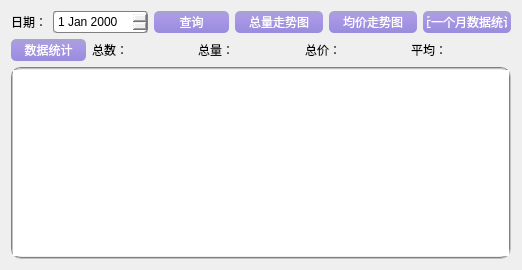
      <widget class="QWidget" name="tab_2">
       <attribute name="title">
        <string>历史</string>
       </attribute>
       <layout class="QVBoxLayout" name="verticalLayout_6">
        <item>
         <layout class="QVBoxLayout" name="verticalLayout_2" stretch="1,1,25">
          <item>
           <layout class="QHBoxLayout" name="horizontalLayout_11" stretch="1,2,1,1,1,2">
            <item>
             <widget class="QLabel" name="label_7">
              <property name="text">
               <string>日期：</string>
              </property>
             </widget>
            </item>
            <item>
             <widget class="QDateEdit" name="dateEdit">
              <property name="sizePolicy">
               <sizepolicy hsizetype="Minimum" vsizetype="Preferred">
                <horstretch>0</horstretch>
                <verstretch>0</verstretch>
               </sizepolicy>
              </property>
              <property name="styleSheet">
               <string notr="true">border:1px groove gray;border-radius:3px;padding:1px 2px;</string>
              </property>
             </widget>
            </item>
            <item>
             <widget class="QPushButton" name="btn_search">
              <property name="sizePolicy">
               <sizepolicy hsizetype="Minimum" vsizetype="Preferred">
                <horstretch>0</horstretch>
                <verstretch>0</verstretch>
               </sizepolicy>
              </property>
              <property name="styleSheet">
               <string notr="true">QPushButton{color: rgb(255, 255, 255);
			background: qlineargradient(x1:0, y1:0, x2:0, y2:1, stop:0 rgb(166,164,208),stop:0.3 rgb(171,152,230), stop:1 rgb(152,140,220));
            border:1px;
            border-radius:5px;
            padding:2px 4px;
			width:67px;
			heigt:34px;
}
QPushButton:hover{
            color: rgb(255, 255, 255); 
            background: qlineargradient(x1:0, y1:0, x2:0, y2:1, stop:0 rgb(130,120,226), stop:0.3 rgb(120,130,230), stop:1 rgb(125,140,226));
            border:1px;
            border-radius:5px;
            padding:2px 4px; 
        }
        QPushButton:pressed{
            color: rgb(255, 255, 255);
            background: qlineargradient(x1:0, y1:0, x2:0, y2:1, stop:0 rgb(240,156,121), stop:0.3 rgb(220,160,140), stop:1 rgb(230,140,120));
            border:1px;
            border-radius:5px;
            padding:2px 4px;
        }
</string>
              </property>
              <property name="text">
               <string>查询</string>
              </property>
             </widget>
            </item>
            <item>
             <widget class="QPushButton" name="btn_totalWeightChart">
              <property name="sizePolicy">
               <sizepolicy hsizetype="Minimum" vsizetype="Preferred">
                <horstretch>0</horstretch>
                <verstretch>0</verstretch>
               </sizepolicy>
              </property>
              <property name="styleSheet">
               <string notr="true">QPushButton{color: rgb(255, 255, 255);
			background: qlineargradient(x1:0, y1:0, x2:0, y2:1, stop:0 rgb(166,164,208),stop:0.3 rgb(171,152,230), stop:1 rgb(152,140,220));
            border:1px;
            border-radius:5px;
            padding:2px 4px;
			width:80px;
			heigt:34px;
}
QPushButton:hover{
            color: rgb(255, 255, 255); 
            background: qlineargradient(x1:0, y1:0, x2:0, y2:1, stop:0 rgb(130,120,226), stop:0.3 rgb(120,130,230), stop:1 rgb(125,140,226));
            border:1px;
            border-radius:5px;
            padding:2px 4px; 
        }
        QPushButton:pressed{
            color: rgb(255, 255, 255);
            background: qlineargradient(x1:0, y1:0, x2:0, y2:1, stop:0 rgb(240,156,121), stop:0.3 rgb(220,160,140), stop:1 rgb(230,140,120));
            border:1px;
            border-radius:5px;
            padding:2px 4px;
        }
</string>
              </property>
              <property name="text">
               <string>总量走势图</string>
              </property>
             </widget>
            </item>
            <item>
             <widget class="QPushButton" name="btn_averageChart">
              <property name="sizePolicy">
               <sizepolicy hsizetype="Minimum" vsizetype="Preferred">
                <horstretch>0</horstretch>
                <verstretch>0</verstretch>
               </sizepolicy>
              </property>
              <property name="styleSheet">
               <string notr="true">QPushButton{color: rgb(255, 255, 255);
			background: qlineargradient(x1:0, y1:0, x2:0, y2:1, stop:0 rgb(166,164,208),stop:0.3 rgb(171,152,230), stop:1 rgb(152,140,220));
            border:1px;
            border-radius:5px;
            padding:2px 4px;
			width:80px;
			heigt:34px;
}
QPushButton:hover{
            color: rgb(255, 255, 255); 
            background: qlineargradient(x1:0, y1:0, x2:0, y2:1, stop:0 rgb(130,120,226), stop:0.3 rgb(120,130,230), stop:1 rgb(125,140,226));
            border:1px;
            border-radius:5px;
            padding:2px 4px; 
        }
        QPushButton:pressed{
            color: rgb(255, 255, 255);
            background: qlineargradient(x1:0, y1:0, x2:0, y2:1, stop:0 rgb(240,156,121), stop:0.3 rgb(220,160,140), stop:1 rgb(230,140,120));
            border:1px;
            border-radius:5px;
            padding:2px 4px;
        }
</string>
              </property>
              <property name="text">
               <string>均价走势图</string>
              </property>
             </widget>
            </item>
            <item>
             <widget class="QPushButton" name="btn_monthlyStatics">
              <property name="sizePolicy">
               <sizepolicy hsizetype="Preferred" vsizetype="Preferred">
                <horstretch>0</horstretch>
                <verstretch>0</verstretch>
               </sizepolicy>
              </property>
              <property name="styleSheet">
               <string notr="true">QPushButton{color: rgb(255, 255, 255);
			background: qlineargradient(x1:0, y1:0, x2:0, y2:1, stop:0 rgb(166,164,208),stop:0.3 rgb(171,152,230), stop:1 rgb(152,140,220));
            border:1px;
            border-radius:5px;
            padding:2px 4px;
			width:80px;
			heigt:34px;
}
QPushButton:hover{
            color: rgb(255, 255, 255); 
            background: qlineargradient(x1:0, y1:0, x2:0, y2:1, stop:0 rgb(130,120,226), stop:0.3 rgb(120,130,230), stop:1 rgb(125,140,226));
            border:1px;
            border-radius:5px;
            padding:2px 4px; 
        }
        QPushButton:pressed{
            color: rgb(255, 255, 255);
            background: qlineargradient(x1:0, y1:0, x2:0, y2:1, stop:0 rgb(240,156,121), stop:0.3 rgb(220,160,140), stop:1 rgb(230,140,120));
            border:1px;
            border-radius:5px;
            padding:2px 4px;
        }
</string>
              </property>
              <property name="text">
               <string>近一个月数据统计</string>
              </property>
             </widget>
            </item>
           </layout>
          </item>
          <item>
           <layout class="QHBoxLayout" name="horizontalLayout" stretch="2,1,2,1,2,1,2,1,2">
            <item>
             <widget class="QPushButton" name="btn_Statistics">
              <property name="sizePolicy">
               <sizepolicy hsizetype="Minimum" vsizetype="Preferred">
                <horstretch>0</horstretch>
                <verstretch>0</verstretch>
               </sizepolicy>
              </property>
              <property name="styleSheet">
               <string notr="true">QPushButton{color: rgb(255, 255, 255);
			background: qlineargradient(x1:0, y1:0, x2:0, y2:1, stop:0 rgb(166,164,208),stop:0.3 rgb(171,152,230), stop:1 rgb(152,140,220));
            border:1px;
            border-radius:5px;
            padding:2px 4px;
			width:67px;
			heigt:34px;
}
QPushButton:hover{
            color: rgb(255, 255, 255); 
            background: qlineargradient(x1:0, y1:0, x2:0, y2:1, stop:0 rgb(130,120,226), stop:0.3 rgb(120,130,230), stop:1 rgb(125,140,226));
            border:1px;
            border-radius:5px;
            padding:2px 4px; 
        }
        QPushButton:pressed{
            color: rgb(255, 255, 255);
            background: qlineargradient(x1:0, y1:0, x2:0, y2:1, stop:0 rgb(240,156,121), stop:0.3 rgb(220,160,140), stop:1 rgb(230,140,120));
            border:1px;
            border-radius:5px;
            padding:2px 4px;
        }
</string>
              </property>
              <property name="text">
               <string>数据统计</string>
              </property>
             </widget>
            </item>
            <item>
             <widget class="QLabel" name="lb_Amount0">
              <property name="text">
               <string>总数：</string>
              </property>
             </widget>
            </item>
            <item>
             <widget class="QLabel" name="lb_Amount">
              <property name="text">
               <string/>
              </property>
             </widget>
            </item>
            <item>
             <widget class="QLabel" name="lb_TotalWeight0">
              <property name="text">
               <string>总量：</string>
              </property>
             </widget>
            </item>
            <item>
             <widget class="QLabel" name="lb_TotalWeight">
              <property name="text">
               <string/>
              </property>
             </widget>
            </item>
            <item>
             <widget class="QLabel" name="lb_TotalPrices0">
              <property name="text">
               <string>总价：</string>
              </property>
             </widget>
            </item>
            <item>
             <widget class="QLabel" name="lb_TotalPrices">
              <property name="text">
               <string/>
              </property>
             </widget>
            </item>
            <item>
             <widget class="QLabel" name="lb_AveragePrice0">
              <property name="text">
               <string>平均：</string>
              </property>
             </widget>
            </item>
            <item>
             <widget class="QLabel" name="lb_AveragePrice">
              <property name="text">
               <string/>
              </property>
             </widget>
            </item>
           </layout>
          </item>
          <item>
           <widget class="QTableView" name="tableView">
            <property name="enabled">
             <bool>true</bool>
            </property>
            <property name="font">
             <font>
              <pointsize>9</pointsize>
              <weight>75</weight>
              <bold>true</bold>
             </font>
            </property>
            <property name="focusPolicy">
             <enum>Qt::StrongFocus</enum>
            </property>
            <property name="styleSheet">
             <string notr="true">border:2px groove gray;border-radius:10px;padding:1px 0px;</string>
            </property>
           </widget>
          </item>
         </layout>
        </item>
       </layout>
      </widget>
